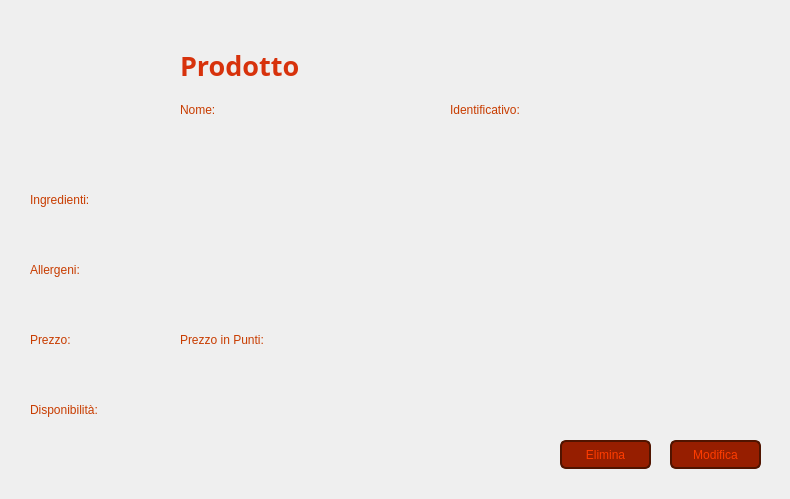
<?xml version="1.0" encoding="UTF-8"?>
<ui version="4.0">
 <class>VistaVisualizzaProdottoAmministratore</class>
 <widget class="QWidget" name="VistaVisualizzaProdottoAmministratore">
  <property name="geometry">
   <rect>
    <x>0</x>
    <y>0</y>
    <width>790</width>
    <height>499</height>
   </rect>
  </property>
  <property name="windowTitle">
   <string>Prodotto - CineMax</string>
  </property>
  <widget class="QLabel" name="Sfondo">
   <property name="geometry">
    <rect>
     <x>0</x>
     <y>0</y>
     <width>791</width>
     <height>501</height>
    </rect>
   </property>
   <property name="font">
    <font>
     <family>Segoe UI</family>
    </font>
   </property>
   <property name="styleSheet">
    <string notr="true">QLabel {
    background: qlineargradient(
        x1: 0, y1: 1,
        x2: 0, y2: 0,
        stop: 0 #210A00,
        stop: 1 #7D2100
    );
}</string>
   </property>
   <property name="text">
    <string/>
   </property>
  </widget>
  <widget class="QLabel" name="labelIconaFoto">
   <property name="geometry">
    <rect>
     <x>30</x>
     <y>30</y>
     <width>131</width>
     <height>131</height>
    </rect>
   </property>
   <property name="text">
    <string/>
   </property>
   <property name="pixmap">
    <pixmap>Viste/Immagini/IconaFotoAmministratore.png</pixmap>
   </property>
   <property name="scaledContents">
    <bool>true</bool>
   </property>
  </widget>
  <widget class="QLabel" name="labelNome">
   <property name="geometry">
    <rect>
     <x>180</x>
     <y>100</y>
     <width>63</width>
     <height>20</height>
    </rect>
   </property>
   <property name="styleSheet">
    <string notr="true">QLabel {
    color: #C83C00;
}</string>
   </property>
   <property name="text">
    <string>Nome:</string>
   </property>
   <property name="alignment">
    <set>Qt::AlignmentFlag::AlignLeading|Qt::AlignmentFlag::AlignLeft|Qt::AlignmentFlag::AlignVCenter</set>
   </property>
  </widget>
  <widget class="QLabel" name="labelTitolo">
   <property name="geometry">
    <rect>
     <x>180</x>
     <y>30</y>
     <width>291</width>
     <height>71</height>
    </rect>
   </property>
   <property name="font">
    <font>
     <family>Segoe UI Variable</family>
     <pointsize>20</pointsize>
     <bold>true</bold>
    </font>
   </property>
   <property name="styleSheet">
    <string notr="true">QLabel {
    color: #D7320C;
}</string>
   </property>
   <property name="text">
    <string>Prodotto</string>
   </property>
   <property name="alignment">
    <set>Qt::AlignmentFlag::AlignLeading|Qt::AlignmentFlag::AlignLeft|Qt::AlignmentFlag::AlignVCenter</set>
   </property>
  </widget>
  <widget class="ClickableLabel" name="labelHomeButton">
   <property name="geometry">
    <rect>
     <x>700</x>
     <y>20</y>
     <width>63</width>
     <height>61</height>
    </rect>
   </property>
   <property name="text">
    <string/>
   </property>
   <property name="pixmap">
    <pixmap>Viste/Immagini/HomeButtonAmministratore.png</pixmap>
   </property>
   <property name="scaledContents">
    <bool>true</bool>
   </property>
  </widget>
  <widget class="QLabel" name="labelIngredienti">
   <property name="geometry">
    <rect>
     <x>30</x>
     <y>190</y>
     <width>81</width>
     <height>20</height>
    </rect>
   </property>
   <property name="styleSheet">
    <string notr="true">QLabel {
    color: #C83C00;
}</string>
   </property>
   <property name="text">
    <string>Ingredienti:</string>
   </property>
   <property name="alignment">
    <set>Qt::AlignmentFlag::AlignLeading|Qt::AlignmentFlag::AlignLeft|Qt::AlignmentFlag::AlignVCenter</set>
   </property>
  </widget>
  <widget class="QLabel" name="labelNomeProdotto">
   <property name="geometry">
    <rect>
     <x>180</x>
     <y>130</y>
     <width>221</width>
     <height>20</height>
    </rect>
   </property>
   <property name="styleSheet">
    <string notr="true">QLabel {
    color: #962D00;
}</string>
   </property>
   <property name="text">
    <string/>
   </property>
  </widget>
  <widget class="QLabel" name="labelIngredientiProdotto">
   <property name="geometry">
    <rect>
     <x>30</x>
     <y>220</y>
     <width>511</width>
     <height>20</height>
    </rect>
   </property>
   <property name="styleSheet">
    <string notr="true">QLabel {
    color: #962D00;
}</string>
   </property>
   <property name="text">
    <string/>
   </property>
  </widget>
  <widget class="QLabel" name="labelDisponibile">
   <property name="geometry">
    <rect>
     <x>30</x>
     <y>400</y>
     <width>101</width>
     <height>20</height>
    </rect>
   </property>
   <property name="styleSheet">
    <string notr="true">QLabel {
    color: #C83C00;
}</string>
   </property>
   <property name="text">
    <string>Disponibilità:</string>
   </property>
   <property name="alignment">
    <set>Qt::AlignmentFlag::AlignLeading|Qt::AlignmentFlag::AlignLeft|Qt::AlignmentFlag::AlignVCenter</set>
   </property>
  </widget>
  <widget class="QLabel" name="labelDisponibileProdotto">
   <property name="geometry">
    <rect>
     <x>30</x>
     <y>430</y>
     <width>41</width>
     <height>20</height>
    </rect>
   </property>
   <property name="styleSheet">
    <string notr="true">QLabel {
    color: #962D00;
}</string>
   </property>
   <property name="text">
    <string/>
   </property>
  </widget>
  <widget class="QLabel" name="labelAllergeni">
   <property name="geometry">
    <rect>
     <x>30</x>
     <y>260</y>
     <width>81</width>
     <height>20</height>
    </rect>
   </property>
   <property name="styleSheet">
    <string notr="true">QLabel {
    color: #C83C00;
}</string>
   </property>
   <property name="text">
    <string>Allergeni:</string>
   </property>
   <property name="alignment">
    <set>Qt::AlignmentFlag::AlignLeading|Qt::AlignmentFlag::AlignLeft|Qt::AlignmentFlag::AlignVCenter</set>
   </property>
  </widget>
  <widget class="QLabel" name="labelAllergeniProdotto">
   <property name="geometry">
    <rect>
     <x>30</x>
     <y>290</y>
     <width>401</width>
     <height>20</height>
    </rect>
   </property>
   <property name="styleSheet">
    <string notr="true">QLabel {
    color: #962D00;
}</string>
   </property>
   <property name="text">
    <string/>
   </property>
  </widget>
  <widget class="QLabel" name="labelPrezzo">
   <property name="geometry">
    <rect>
     <x>30</x>
     <y>330</y>
     <width>81</width>
     <height>20</height>
    </rect>
   </property>
   <property name="styleSheet">
    <string notr="true">QLabel {
    color: #C83C00;
}</string>
   </property>
   <property name="text">
    <string>Prezzo:</string>
   </property>
   <property name="alignment">
    <set>Qt::AlignmentFlag::AlignLeading|Qt::AlignmentFlag::AlignLeft|Qt::AlignmentFlag::AlignVCenter</set>
   </property>
  </widget>
  <widget class="QLabel" name="labelPrezzoProdotto">
   <property name="geometry">
    <rect>
     <x>30</x>
     <y>360</y>
     <width>111</width>
     <height>20</height>
    </rect>
   </property>
   <property name="styleSheet">
    <string notr="true">QLabel {
    color: #962D00;
}</string>
   </property>
   <property name="text">
    <string/>
   </property>
  </widget>
  <widget class="ClickableLabel" name="labelIndietroButton">
   <property name="geometry">
    <rect>
     <x>620</x>
     <y>20</y>
     <width>63</width>
     <height>61</height>
    </rect>
   </property>
   <property name="text">
    <string/>
   </property>
   <property name="pixmap">
    <pixmap>Viste/Immagini/IndietroButtonAmministratore.png</pixmap>
   </property>
   <property name="scaledContents">
    <bool>true</bool>
   </property>
  </widget>
  <widget class="QPushButton" name="pushButtonModifica">
   <property name="geometry">
    <rect>
     <x>670</x>
     <y>440</y>
     <width>91</width>
     <height>29</height>
    </rect>
   </property>
   <property name="styleSheet">
    <string notr="true">QPushButton {
    background-color: #961E00;
    color: #FF3C00;
    border: 2px solid #501400;
    border-radius: 6px;
}

QPushButton:focus {
    outline: none;
}

QPushButton:hover {
    background-color: #C83200;
}</string>
   </property>
   <property name="text">
    <string>Modifica</string>
   </property>
  </widget>
  <widget class="QLabel" name="labelPrezzoPunti">
   <property name="geometry">
    <rect>
     <x>180</x>
     <y>330</y>
     <width>121</width>
     <height>20</height>
    </rect>
   </property>
   <property name="styleSheet">
    <string notr="true">QLabel {
    color: #C83C00;
}</string>
   </property>
   <property name="text">
    <string>Prezzo in Punti:</string>
   </property>
   <property name="alignment">
    <set>Qt::AlignmentFlag::AlignLeading|Qt::AlignmentFlag::AlignLeft|Qt::AlignmentFlag::AlignVCenter</set>
   </property>
  </widget>
  <widget class="QLabel" name="labelPrezzoPuntiProdotto">
   <property name="geometry">
    <rect>
     <x>180</x>
     <y>360</y>
     <width>111</width>
     <height>20</height>
    </rect>
   </property>
   <property name="styleSheet">
    <string notr="true">QLabel {
    color: #962D00;
}</string>
   </property>
   <property name="text">
    <string/>
   </property>
  </widget>
  <widget class="QPushButton" name="pushButtonElimina">
   <property name="geometry">
    <rect>
     <x>560</x>
     <y>440</y>
     <width>91</width>
     <height>29</height>
    </rect>
   </property>
   <property name="styleSheet">
    <string notr="true">QPushButton {
    background-color: #961E00;
    color: #FF3C00;
    border: 2px solid #501400;
    border-radius: 6px;
}

QPushButton:focus {
    outline: none;
}

QPushButton:hover {
    background-color: #C83200;
}</string>
   </property>
   <property name="text">
    <string>Elimina</string>
   </property>
  </widget>
  <widget class="QLabel" name="labelId">
   <property name="geometry">
    <rect>
     <x>450</x>
     <y>100</y>
     <width>111</width>
     <height>20</height>
    </rect>
   </property>
   <property name="styleSheet">
    <string notr="true">QLabel {
    color: #C83C00;
}</string>
   </property>
   <property name="text">
    <string>Identificativo:</string>
   </property>
   <property name="alignment">
    <set>Qt::AlignmentFlag::AlignLeading|Qt::AlignmentFlag::AlignLeft|Qt::AlignmentFlag::AlignVCenter</set>
   </property>
  </widget>
  <widget class="QLabel" name="labelIdProdotto">
   <property name="geometry">
    <rect>
     <x>450</x>
     <y>130</y>
     <width>141</width>
     <height>20</height>
    </rect>
   </property>
   <property name="styleSheet">
    <string notr="true">QLabel {
    color: #962D00;
}</string>
   </property>
   <property name="text">
    <string/>
   </property>
  </widget>
 </widget>
 <customwidgets>
  <customwidget>
   <class>ClickableLabel</class>
   <extends>QLabel</extends>
   <header>clickablelabel.h</header>
  </customwidget>
 </customwidgets>
 <resources/>
 <connections/>
</ui>
